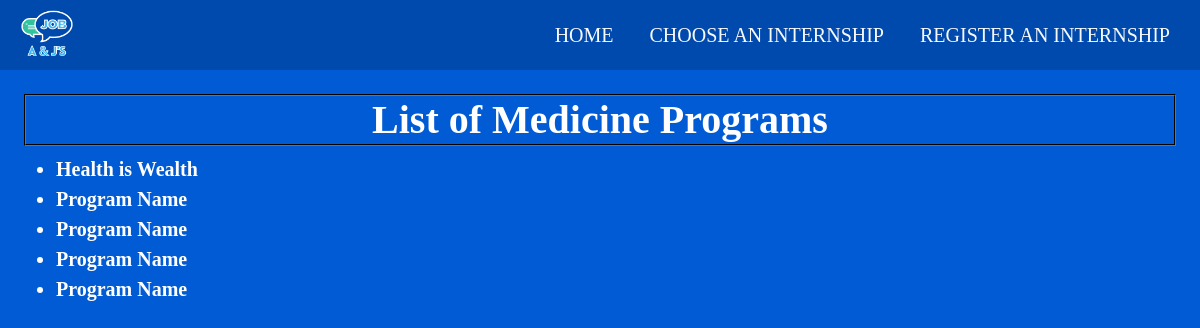
Page /internships/Medicine on the committed database.
### tables this page shows
CREATE TABLE "programs" (
	"id"	INTEGER NOT NULL UNIQUE,
	"program_type"	TEXT,
	"name"	TEXT,
	"salary"	NUMERIC,
	"duration"	TEXT,
	"description"	TEXT,
	"url"	TEXT,
	PRIMARY KEY("id" AUTOINCREMENT)
);

### app.py (the view)
@app.route('/internships/<program_type>')
def internships(program_type):
    programs_list = read_programs_by_program_type(program_type)
    return render_template("internship.html", program_type=program_type, programs=programs_list)

### data.py (called while the page is built)
def connect_to_db(path):
    conn = sqlite3.connect(path)
    conn.row_factory = sqlite3.Row
    return (conn, conn.cursor())

def read_programs_by_program_type(program_type):
    conn, cur = connect_to_db(db_path)
    query = 'SELECT * FROM programs WHERE program_type = ?'
    value = program_type
    results = cur.execute(query,(value,)).fetchall()
    conn.close()
    return results

### templates/internship.html
{% extends 'base.html' %}
{% block content %}
<h1 class="internship_h1">List of {{ program_type }} Programs</h1>
<ul class="internship_list">
    {% for program in programs %}
    <li><a href="/internships/{{ program.id }}">{{ program.name }}</a></li>
    {% endfor %}
</ul>
{% endblock %}

### static/css/style.css (style rules this page uses)
body { background-color: #005bd4; color: #050A30; font-size: 20px; }
.internship_h1 { color:#ffffff; text-align: center; font-family: 'Garamond', serif; font-weight: bold; border:2px groove; border-bottom-color:#2E2C3B; border-top-color:#2E2C3B; border-left-color:#2E2C3B; border-right-color:#2E2C3B; }
.internship_list { color: #ffffff; font-family: 'Times New Roman', serif; font-weight: bold; font-size: 20px; text-decoration: none; }
.internship_list a { color: #ffffff; font-family: 'Times New Roman', serif; font-weight: bold; font-size: 20px; text-decoration: none; }

### rows in the picture
programs: name "Health is Wealth"
programs: name "Program Name"
programs: name "Program Name"
programs: name "Program Name"
programs: name "Program Name"

### other values in the picture
{{ program_type }} "Medicine"
